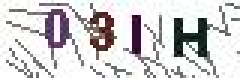
#> input picture data/captcha/03IH.jpg, 80 x 26 px (shown 3 times larger)
$ python -i image_process.py   (imports and definitions only)
#> lines starting #> are read from the running program, lines starting #| are printed output that depends on the picture; after the words box and inside, x2 and y2 are one past the last pixel; in counts of white or black regions, pixels touching at a corner belong together
#> further down, picture is the input picture: PIL image 80x26 RGB; mean R, G, B 209.4, 207, 208.7
#-*- coding:utf-8 -*


from PIL import Image
import random
import os
import time
import random
from captcha_ml import image_training
import configparser
from captcha_ml.config import *


# [10 lines of commented-out code are left out]


# [42 lines left out: functions read_captcha, image_transfer, not called in this run]


def get_bin_table(threshold=140):
    """
    获取灰度转二值的映射table
    :param threshold:
    :return:
    """
    table = []
    for i in range(256):
        if i < threshold:
            table.append(0)
        else:
            table.append(1)
    return table


def sum_9_region(img, x, y):
    """
    9邻域框,以当前点为中心的田字框,黑点个数,作为移除一些孤立的点的判断依据
    :param img: Image
    :param x:
    :param y:
    :return:
    """
    cur_pixel = img.getpixel((x, y))  # 当前像素点的值
    width = img.width
    height = img.height

    if cur_pixel == 1:  # 如果当前点为白色区域,则不统计邻域值
        return 0

    if y == 0:  # 第一行
        if x == 0:  # 左上顶点,4邻域
            # 中心点旁边3个点
            sum = cur_pixel \
                  + img.getpixel((x, y + 1)) \
                  + img.getpixel((x + 1, y)) \
                  + img.getpixel((x + 1, y + 1))
            return 4 - sum
        elif x == width - 1:  # 右上顶点
            sum = cur_pixel \
                  + img.getpixel((x, y + 1)) \
                  + img.getpixel((x - 1, y)) \
                  + img.getpixel((x - 1, y + 1))

            return 4 - sum
        else:  # 最上非顶点,6邻域
            sum = img.getpixel((x - 1, y)) \
                  + img.getpixel((x - 1, y + 1)) \
                  + cur_pixel \
                  + img.getpixel((x, y + 1)) \
                  + img.getpixel((x + 1, y)) \
                  + img.getpixel((x + 1, y + 1))
            return 6 - sum
    elif y == height - 1:  # 最下面一行
        if x == 0:  # 左下顶点
            # 中心点旁边3个点
            sum = cur_pixel \
                  + img.getpixel((x + 1, y)) \
                  + img.getpixel((x + 1, y - 1)) \
                  + img.getpixel((x, y - 1))
            return 4 - sum
        elif x == width - 1:  # 右下顶点
            sum = cur_pixel \
                  + img.getpixel((x, y - 1)) \
                  + img.getpixel((x - 1, y)) \
                  + img.getpixel((x - 1, y - 1))

            return 4 - sum
        else:  # 最下非顶点,6邻域
            sum = cur_pixel \
                  + img.getpixel((x - 1, y)) \
                  + img.getpixel((x + 1, y)) \
                  + img.getpixel((x, y - 1)) \
                  + img.getpixel((x - 1, y - 1)) \
                  + img.getpixel((x + 1, y - 1))
            return 6 - sum
    else:  # y不在边界
        if x == 0:  # 左边非顶点
            sum = img.getpixel((x, y - 1)) \
                  + cur_pixel \
                  + img.getpixel((x, y + 1)) \
                  + img.getpixel((x + 1, y - 1)) \
                  + img.getpixel((x + 1, y)) \
                  + img.getpixel((x + 1, y + 1))

            return 6 - sum
        elif x == width - 1:  # 右边非顶点
            # print('%s,%s' % (x, y))
            sum = img.getpixel((x, y - 1)) \
                  + cur_pixel \
                  + img.getpixel((x, y + 1)) \
                  + img.getpixel((x - 1, y - 1)) \
                  + img.getpixel((x - 1, y)) \
                  + img.getpixel((x - 1, y + 1))

            return 6 - sum
        else:  # 具备9领域条件的
            sum = img.getpixel((x - 1, y - 1)) \
                  + img.getpixel((x - 1, y)) \
                  + img.getpixel((x - 1, y + 1)) \
                  + img.getpixel((x, y - 1)) \
                  + cur_pixel \
                  + img.getpixel((x, y + 1)) \
                  + img.getpixel((x + 1, y - 1)) \
                  + img.getpixel((x + 1, y)) \
                  + img.getpixel((x + 1, y + 1))
            return 9 - sum


def remove_noise_pixel(img, noise_point_list):
    """
    根据噪点的位置信息，消除二值图片的黑点噪声
    :type img:Image
    :param img:
    :param noise_point_list:
    :return:
    """
    for item in noise_point_list:
        img.putpixel((item[0], item[1]), 1)


def get_clear_bin_image(image):
    """
    图像细清理
    获取干净的二值化的图片。
    图像的预处理：
    1. 先转化为灰度
    2. 再二值化
    3. 然后清除噪点
    参考:http://python.jobbole.com/84625/
    :type img:Image
    :return:
    """
    imgry = image.convert('L')  # 转化为灰度图
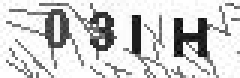
#> imgry: PIL image 80x26 L (shown 3 times larger); min 3, max 255, mean 207.9

    table = get_bin_table()
    out = imgry.point(table, '1')  # 变成二值图片:0表示黑色,1表示白色
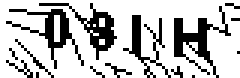
#> out: PIL image 80x26 1 (shown 3 times larger); 75.2% white; black in thin lines or dots

    noise_point_list = []  # 通过算法找出噪声点,第一步比较严格,可能会有些误删除的噪点
    for x in range(out.width):
        for y in range(out.height):
            res_9 = sum_9_region(out, x, y)
            if (0 < res_9 < 3) and out.getpixel((x, y)) == 0:  # 找到孤立点
                pos = (x, y)  #
                noise_point_list.append(pos)
#> this loop made 80 passes
    remove_noise_pixel(out, noise_point_list)
#> the loop in remove_noise_pixel, `for item in noise_point_list:` made 37 passes
#> item on passes 1 to 12: (2, 7), (2, 20), (3, 3), (3, 16), (5, 13), (5, 19), (7, 20), (12, 24), (12, 25), (13, 1), (17, 25), (18, 22)
#> after the loop in remove_noise_pixel, `for item in noise_point_list:`:
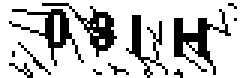
#> img: PIL image 80x26 1 (shown 3 times larger); 77% white; black in thin lines or dots
    return out


# [100 lines left out: functions image_split, image_save, main, not called in this run]


# [2 lines not run here, left out]

>>> from PIL import Image
>>> picture = Image.open('data/captcha/03IH.jpg')
>>> result = get_clear_bin_image(picture)

$ run again, on data/captcha/1372.jpg
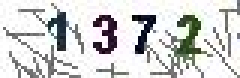
#> input picture data/captcha/1372.jpg, 80 x 26 px (shown 3 times larger)
#> picture is the input picture: PIL image 80x26 RGB; mean R, G, B 209.5, 210.3, 209.6
#> in get_clear_bin_image, `out = imgry.point(table, '1')`:
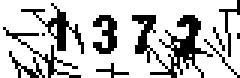
#> out: PIL image 80x26 1 (shown 3 times larger); 76.1% white; black in thin lines or dots
#> the loop in get_clear_bin_image, `for x in range(out.width):` made 80 passes
#> the loop in remove_noise_pixel, `for item in noise_point_list:` made 37 passes
#> item on passes 1 to 8: (1, 9), (3, 17), (6, 25), (7, 3), (11, 19), (12, 11), (14, 3), (14, 11)
#> after the loop in remove_noise_pixel, `for item in noise_point_list:`:
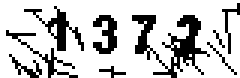
#> img: PIL image 80x26 1 (shown 3 times larger); 77.9% white; black in thin lines or dots

$ run again, on data/captcha/1IHZ.jpg
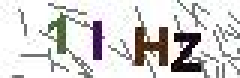
#> input picture data/captcha/1IHZ.jpg, 80 x 26 px (shown 3 times larger)
#> picture is the input picture: PIL image 80x26 RGB; mean R, G, B 212.6, 210.6, 209.7
#> in get_clear_bin_image, `out = imgry.point(table, '1')`:
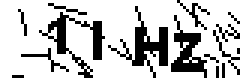
#> out: PIL image 80x26 1 (shown 3 times larger); 76.8% white; black in thin lines or dots
#> the loop in get_clear_bin_image, `for x in range(out.width):` made 80 passes
#> the loop in remove_noise_pixel, `for item in noise_point_list:` made 38 passes
#> item on passes 1 to 8: (4, 25), (6, 3), (7, 18), (7, 25), (8, 11), (13, 10), (16, 1), (16, 16)
#> after the loop in remove_noise_pixel, `for item in noise_point_list:`:
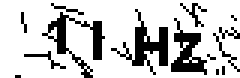
#> img: PIL image 80x26 1 (shown 3 times larger); 78.7% white; 14 black regions (11 under 20 px), largest, box (x1, y1, x2, y2) and area: (37, 3, 56, 25) 126, (14, 4, 35, 26) 123, (57, 6, 69, 25) 100
